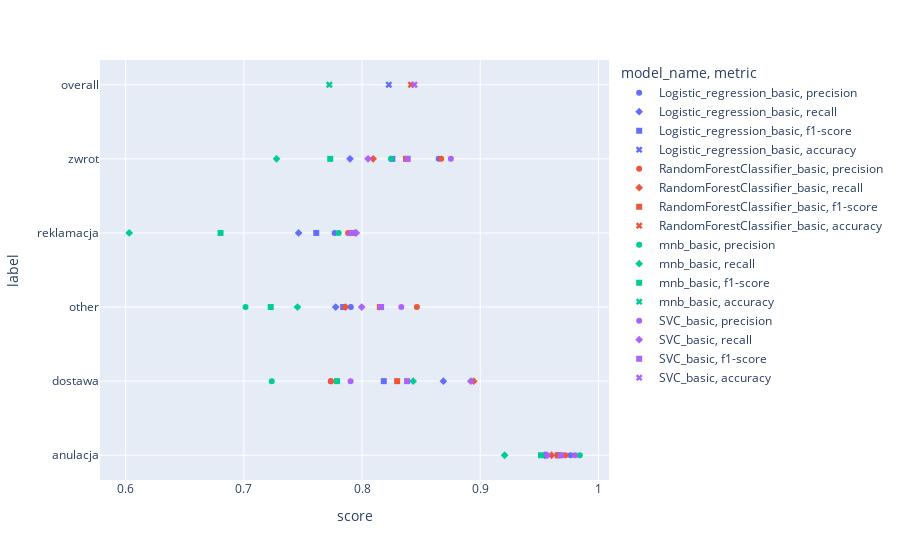

The code cell stored with this chart in its notebook:
### Code cell
fig = px.scatter(df_functions_score, y="label", x="score", color="model_name", symbol="metric")
fig.show()

### Figure 1 — Plotly figure (JSON) as saved in the notebook; plotly's stock layout.template omitted (floating-point values rounded to 4 significant figures)
{"data": [{"hovertemplate": "model_name=Logistic_regression_basic<br>metric=precision<br>score=%{x}<br>label=%{y}<extra></extra>", "legendgroup": "Logistic_regression_basic, precision", "marker": {"color": "#636efa", "symbol": "circle"}, "mode": "markers", "name": "Logistic_regression_basic, precision", "orientation": "h", "showlegend": true, "type": "scatter", "x": [0.9764, 0.7735, 0.7905, 0.7768, 0.8649], "xaxis": "x", "y": ["anulacja", "dostawa", "other", "reklamacja", "zwrot"], "yaxis": "y"}, {"hovertemplate": "model_name=Logistic_regression_basic<br>metric=recall<br>score=%{x}<br>label=%{y}<extra></extra>", "legendgroup": "Logistic_regression_basic, recall", "marker": {"color": "#636efa", "symbol": "diamond"}, "mode": "markers", "name": "Logistic_regression_basic, recall", "orientation": "h", "showlegend": true, "type": "scatter", "x": [0.9548, 0.8688, 0.7777, 0.7463, 0.7898], "xaxis": "x", "y": ["anulacja", "dostawa", "other", "reklamacja", "zwrot"], "yaxis": "y"}, {"hovertemplate": "model_name=Logistic_regression_basic<br>metric=f1-score<br>score=%{x}<br>label=%{y}<extra></extra>", "legendgroup": "Logistic_regression_basic, f1-score", "marker": {"color": "#636efa", "symbol": "square"}, "mode": "markers", "name": "Logistic_regression_basic, f1-score", "orientation": "h", "showlegend": true, "type": "scatter", "x": [0.9655, 0.8184, 0.784, 0.7612, 0.8256], "xaxis": "x", "y": ["anulacja", "dostawa", "other", "reklamacja", "zwrot"], "yaxis": "y"}, {"hovertemplate": "model_name=Logistic_regression_basic<br>metric=accuracy<br>score=%{x}<br>label=%{y}<extra></extra>", "legendgroup": "Logistic_regression_basic, accuracy", "marker": {"color": "#636efa", "symbol": "x"}, "mode": "markers", "name": "Logistic_regression_basic, accuracy", "orientation": "h", "showlegend": true, "type": "scatter", "x": [0.8226], "xaxis": "x", "y": ["overall"], "yaxis": "y"}, {"hovertemplate": "model_name=RandomForestClassifier_basic<br>metric=precision<br>score=%{x}<br>label=%{y}<extra></extra>", "legendgroup": "RandomForestClassifier_basic, precision", "marker": {"color": "#EF553B", "symbol": "circle"}, "mode": "markers", "name": "RandomForestClassifier_basic, precision", "orientation": "h", "showlegend": true, "type": "scatter", "x": [0.972, 0.7736, 0.8464, 0.7882, 0.8669], "xaxis": "x", "y": ["anulacja", "dostawa", "other", "reklamacja", "zwrot"], "yaxis": "y"}, {"hovertemplate": "model_name=RandomForestClassifier_basic<br>metric=recall<br>score=%{x}<br>label=%{y}<extra></extra>", "legendgroup": "RandomForestClassifier_basic, recall", "marker": {"color": "#EF553B", "symbol": "diamond"}, "mode": "markers", "name": "RandomForestClassifier_basic, recall", "orientation": "h", "showlegend": true, "type": "scatter", "x": [0.9603, 0.8944, 0.786, 0.7941, 0.8094], "xaxis": "x", "y": ["anulacja", "dostawa", "other", "reklamacja", "zwrot"], "yaxis": "y"}, {"hovertemplate": "model_name=RandomForestClassifier_basic<br>metric=f1-score<br>score=%{x}<br>label=%{y}<extra></extra>", "legendgroup": "RandomForestClassifier_basic, f1-score", "marker": {"color": "#EF553B", "symbol": "square"}, "mode": "markers", "name": "RandomForestClassifier_basic, f1-score", "orientation": "h", "showlegend": true, "type": "scatter", "x": [0.9661, 0.8297, 0.8151, 0.7911, 0.8371], "xaxis": "x", "y": ["anulacja", "dostawa", "other", "reklamacja", "zwrot"], "yaxis": "y"}, {"hovertemplate": "model_name=RandomForestClassifier_basic<br>metric=accuracy<br>score=%{x}<br>label=%{y}<extra></extra>", "legendgroup": "RandomForestClassifier_basic, accuracy", "marker": {"color": "#EF553B", "symbol": "x"}, "mode": "markers", "name": "RandomForestClassifier_basic, accuracy", "orientation": "h", "showlegend": true, "type": "scatter", "x": [0.8414], "xaxis": "x", "y": ["overall"], "yaxis": "y"}, {"hovertemplate": "model_name=mnb_basic<br>metric=precision<br>score=%{x}<br>label=%{y}<extra></extra>", "legendgroup": "mnb_basic, precision", "marker": {"color": "#00cc96", "symbol": "circle"}, "mode": "markers", "name": "mnb_basic, precision", "orientation": "h", "showlegend": true, "type": "scatter", "x": [0.9842, 0.7236, 0.7014, 0.7802, 0.8245], "xaxis": "x", "y": ["anulacja", "dostawa", "other", "reklamacja", "zwrot"], "yaxis": "y"}, {"hovertemplate": "model_name=mnb_basic<br>metric=recall<br>score=%{x}<br>label=%{y}<extra></extra>", "legendgroup": "mnb_basic, recall", "marker": {"color": "#00cc96", "symbol": "diamond"}, "mode": "markers", "name": "mnb_basic, recall", "orientation": "h", "showlegend": true, "type": "scatter", "x": [0.9206, 0.8432, 0.7453, 0.603, 0.7277], "xaxis": "x", "y": ["anulacja", "dostawa", "other", "reklamacja", "zwrot"], "yaxis": "y"}, {"hovertemplate": "model_name=mnb_basic<br>metric=f1-score<br>score=%{x}<br>label=%{y}<extra></extra>", "legendgroup": "mnb_basic, f1-score", "marker": {"color": "#00cc96", "symbol": "square"}, "mode": "markers", "name": "mnb_basic, f1-score", "orientation": "h", "showlegend": true, "type": "scatter", "x": [0.9513, 0.7788, 0.7227, 0.6802, 0.7731], "xaxis": "x", "y": ["anulacja", "dostawa", "other", "reklamacja", "zwrot"], "yaxis": "y"}, {"hovertemplate": "model_name=mnb_basic<br>metric=accuracy<br>score=%{x}<br>label=%{y}<extra></extra>", "legendgroup": "mnb_basic, accuracy", "marker": {"color": "#00cc96", "symbol": "x"}, "mode": "markers", "name": "mnb_basic, accuracy", "orientation": "h", "showlegend": true, "type": "scatter", "x": [0.7723], "xaxis": "x", "y": ["overall"], "yaxis": "y"}, {"hovertemplate": "model_name=SVC_basic<br>metric=precision<br>score=%{x}<br>label=%{y}<extra></extra>", "legendgroup": "SVC_basic, precision", "marker": {"color": "#ab63fa", "symbol": "circle"}, "mode": "markers", "name": "SVC_basic, precision", "orientation": "h", "showlegend": true, "type": "scatter", "x": [0.9801, 0.7903, 0.8332, 0.7901, 0.8751], "xaxis": "x", "y": ["anulacja", "dostawa", "other", "reklamacja", "zwrot"], "yaxis": "y"}, {"hovertemplate": "model_name=SVC_basic<br>metric=recall<br>score=%{x}<br>label=%{y}<extra></extra>", "legendgroup": "SVC_basic, recall", "marker": {"color": "#ab63fa", "symbol": "diamond"}, "mode": "markers", "name": "SVC_basic, recall", "orientation": "h", "showlegend": true, "type": "scatter", "x": [0.9566, 0.892, 0.7997, 0.7951, 0.8051], "xaxis": "x", "y": ["anulacja", "dostawa", "other", "reklamacja", "zwrot"], "yaxis": "y"}, {"hovertemplate": "model_name=SVC_basic<br>metric=f1-score<br>score=%{x}<br>label=%{y}<extra></extra>", "legendgroup": "SVC_basic, f1-score", "marker": {"color": "#ab63fa", "symbol": "square"}, "mode": "markers", "name": "SVC_basic, f1-score", "orientation": "h", "showlegend": true, "type": "scatter", "x": [0.9682, 0.8381, 0.8161, 0.7926, 0.8387], "xaxis": "x", "y": ["anulacja", "dostawa", "other", "reklamacja", "zwrot"], "yaxis": "y"}, {"hovertemplate": "model_name=SVC_basic<br>metric=accuracy<br>score=%{x}<br>label=%{y}<extra></extra>", "legendgroup": "SVC_basic, accuracy", "marker": {"color": "#ab63fa", "symbol": "x"}, "mode": "markers", "name": "SVC_basic, accuracy", "orientation": "h", "showlegend": true, "type": "scatter", "x": [0.8443], "xaxis": "x", "y": ["overall"], "yaxis": "y"}], "layout": {"legend": {"title": {"text": "model_name, metric"}, "tracegroupgap": 0}, "margin": {"t": 60}, "xaxis": {"anchor": "y", "domain": [0, 1], "title": {"text": "score"}}, "yaxis": {"anchor": "x", "domain": [0, 1], "title": {"text": "label"}}}}
